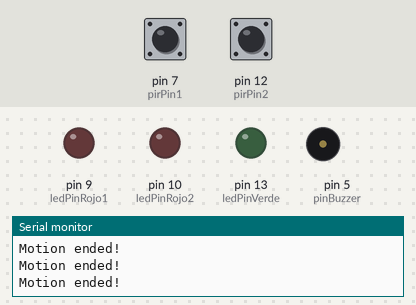
Recording of a sketch running on a simulated Arduino Uno, built with avr-gcc and run on an emulated ATmega328P. Parts: output pins drawn as LEDs (lit = HIGH), buzzer (waves = sounding), the last lines printed to the serial monitor. Dashed ring = blinking. The inputs (shaded band) are chosen by the test bench; at power-on: pin 7 (pirPin1) LOW, pin 12 (pirPin2) LOW.

Above: at 6.2 s.
6.3 s: pin 7 (pirPin1) driven HIGH
At 6.57 s:
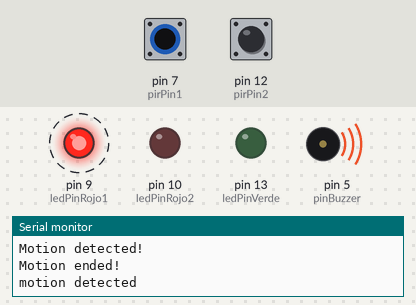
9.3 s: pin 12 (pirPin2) driven HIGH
At 9.78 s:
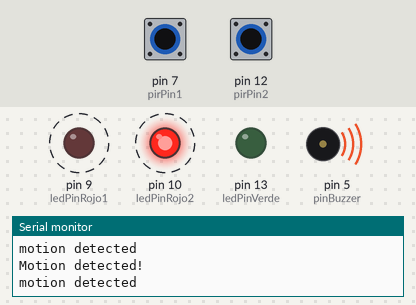
12.3 s: pin 12 (pirPin2) driven LOW
At 12.58 s:
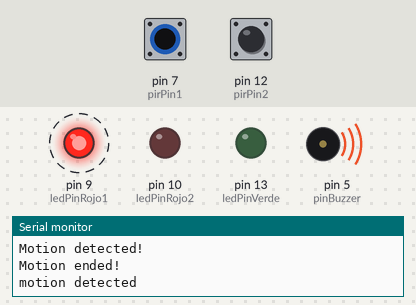
15.3 s: pin 7 (pirPin1) driven LOW
At 15.3 s:
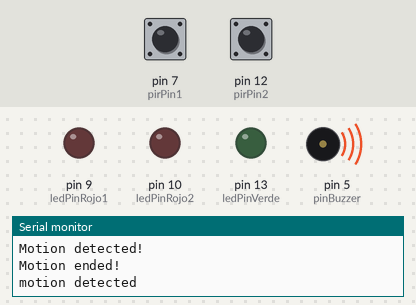
18.3 s: pin 7 (pirPin1) pulsed HIGH 2 times (0.12 s each, 0.3 s apart)
At 18.52 s:
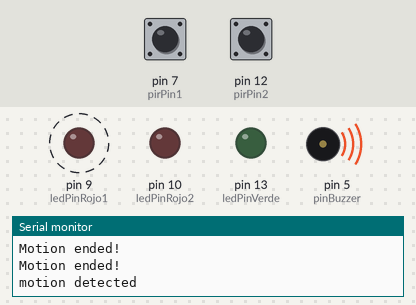
21.9 s: pin 12 (pirPin2) pulsed HIGH 2 times (0.12 s each, 0.3 s apart)
At 22.27 s:
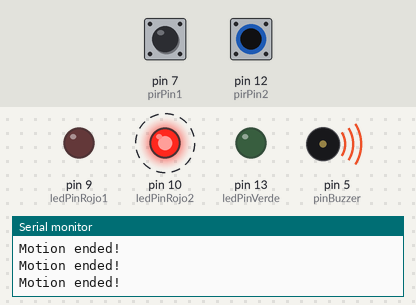
Timing chart, 0 to 24.9 s (numbered marks = the images above; inputs shaded):
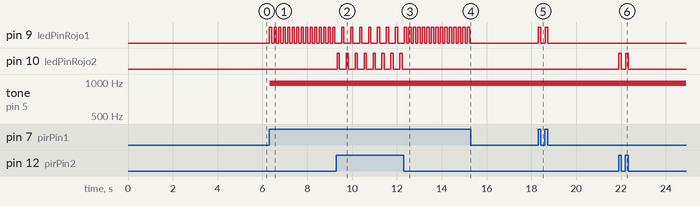

The sketch:

nuevo_Sensores.ino
```cpp
int ledPinRojo1 = 9;
int ledPinRojo2 = 10;
int ledPinRojo3 = 11;
int ledPinVerde = 13;

int pirPin1 = 7;
int pirPin2 = 12;
         // we start, assuming no motion detected
int valPir1 = LOW;
             // we start, assuming no motion detected
int valPir2 = LOW;

int pinBuzzer = 5;

int pinecho = 3;
int pintrigger = 4;

bool intrusos;

void setup()
{


  pinMode(pirPin1, INPUT_PULLUP);
  pinMode(pirPin2, INPUT_PULLUP);


//leds
  pinMode(ledPinRojo1, OUTPUT);
  pinMode(ledPinRojo2, OUTPUT);
 // pinMode(ledPinRojo3, OUTPUT);
  pinMode(ledPinVerde, OUTPUT);
  pinMode(pinBuzzer, OUTPUT);

  Serial.begin(9600);

  delay(5000); //Allow time for the PIR Sensor to calibrate
  intrusos = false;
}

void loop()
{


// pir1

  valPir1 = digitalRead(pirPin1);  // read input value
  if (valPir1 == HIGH) {    // check if the input is HIGH

    //intrusos = true;
    digitalWrite(ledPinRojo1, HIGH);
    Serial.println("motion detected");
    analogWrite(pinBuzzer, 200);
    delay(100);
    analogWrite(ledPinRojo1, LOW);
    analogWrite(ledPinVerde, LOW);
    analogWrite(pinBuzzer, 25);
    delay(100);
    intrusos = true;
   Serial.println("Motion detected!");
  } else {
    digitalWrite(ledPinRojo1, LOW); // turn LED OFF
    analogWrite(pinBuzzer, LOW);
    analogWrite(ledPinVerde, HIGH);
    Serial.println("Motion ended!");
    intrusos = false;


  }


  //pir 2
  valPir2 = digitalRead(pirPin2);  // read input value
  if (valPir2 == HIGH){             // check if the input is HIGH
    //intrusos = true;
    digitalWrite(ledPinRojo2, HIGH);
    Serial.println("motion detected");
    analogWrite(pinBuzzer, 200);
    delay(100);
    analogWrite(ledPinRojo2, LOW);
    analogWrite(ledPinVerde, LOW);
    analogWrite(pinBuzzer, 25);
    delay(100);
     intrusos = true;

   Serial.println("Motion detected!");
  } else {
    digitalWrite(ledPinRojo2, LOW); // turn LED OFF
    analogWrite(pinBuzzer, LOW);
    analogWrite(ledPinVerde, HIGH);
    Serial.println("Motion ended!");
    intrusos = false;


  }


}
```

Measured:
- after the input at 6.3 s, pin 9 (ledPinRojo1): alternates HIGH for 0.10 s and LOW for 0.10 s, starting at once; tone on pin 5 (pinBuzzer): silent → 977 Hz at once
- after the input at 9.3 s, pin 9 (ledPinRojo1): alternates HIGH for 0.10 s and LOW for 0.30 s, starting after 0.23 s; pin 10 (ledPinRojo2): alternates HIGH for 0.10 s and LOW for 0.30 s, starting at once
- after the input at 12.3 s, pin 9 (ledPinRojo1): alternates HIGH for 0.10 s and LOW for 0.10 s, starting after 0.24 s; pin 10 (ledPinRojo2): stops changing and stays LOW
- after the input at 15.3 s, pin 9 (ledPinRojo1): stops changing and stays LOW
- after the input at 18.3 s, pin 9 (ledPinRojo1): alternates HIGH for 0.12 s and LOW for 0.19 s, 4 changes in all, then stays LOW, starting at once
- after the input at 21.9 s, pin 10 (ledPinRojo2): alternates HIGH for 0.12 s and LOW for 0.19 s, 4 changes in all, then stays LOW, starting at once
